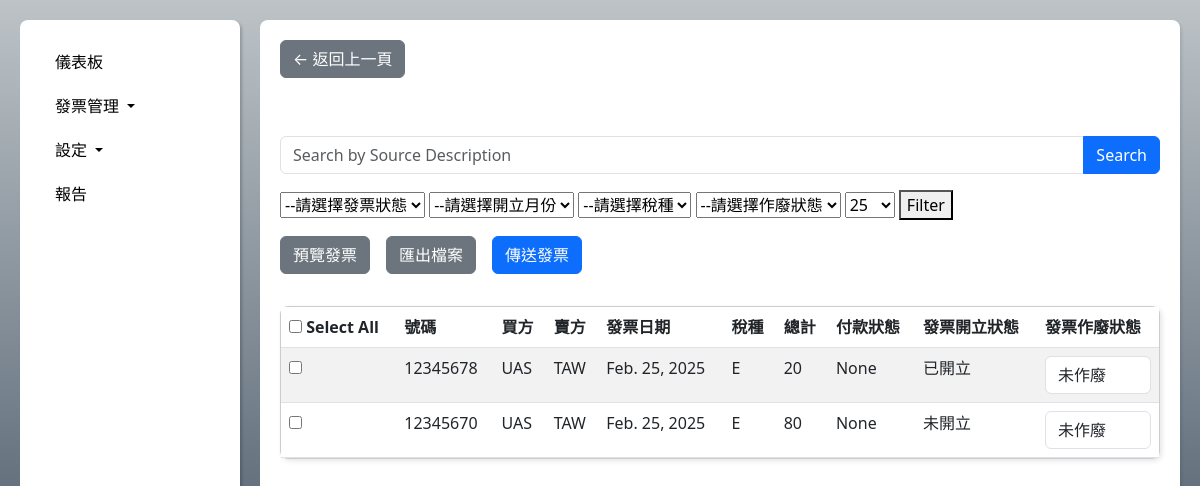
Screenshot of /test/ (signed in) with the database file from the repository.
### e_invoices/models.py (models this page shows)
class Twa0101(models.Model):
    data_type = models.CharField(max_length=4) # Consistent H1
    job_type = models.CharField(max_length=4) # H or G
    corporate_id =  models.CharField(max_length=8)
    invoice_number = models.CharField(max_length=20, unique=True, primary_key=True)  # 發票號碼
    invoice_date = models.DateField()  # 發票日期
    invoice_time = models.TimeField()  # 發票時間
    seller_name = models.CharField(max_length=225)  # 賣方
    buyer_name = models.CharField(max_length=225)  # 買方
    buyer_remark = models.CharField(max_length=200, blank=True, null=True)  # 買方註記欄
    main_remark = models.CharField(max_length=200, blank=True, null=True)  # 總備註
    customs_clearance_mark = models.CharField(max_length=10, blank=True, null=True)  # 通關方式註記
    category = models.CharField(max_length=2, blank=True, null=True)  # 沖帳別
    relate_number = models.CharField(max_length=20, blank=True, null=True)  # 相關號碼
    invoice_type = models.CharField(max_length=50)  # 發票類別
    group_mark = models.CharField(max_length=1, blank=True, null=True)  # 彙開註記
    donate_mark = models.CharField(max_length=10)  # 捐贈註記
    zero_tax_rate_reason = models.CharField(max_length=50, blank=True, null=True)  # 零稅率原因
    reserved1 = models.CharField(max_length=20, blank=True, null=True)  # 保留欄位1
    reserved2 = models.CharField(max_length=100, blank=True, null=True)  # 保留欄位2
    description = models.CharField(max_length=500)  # 品名
    quantity = models.DecimalField(max_digits=20, decimal_places=7)  # 數量
    unit = models.CharField(max_length=6, blank=True, null=True)  # 單位
    unit_price = models.DecimalField(max_digits=20, decimal_places=7)  # 單價
    tax_type = models.CharField(max_length=50)  # 課稅別
    amount = models.DecimalField(max_digits=20, decimal_places=7)  # 金額
    sequence_number = models.CharField(max_length=4)  # 明細排列序號
    remark = models.CharField(max_length=120, blank=True, null=True)  # 單一欄位備註
    relate_number = models.CharField(max_length=50, blank=True, null=True)  # 相關號碼
    sales_amount = models.DecimalField(max_digits=20, decimal_places=0)  # 銷售額合計
    tax_type = models.CharField(max_length=50)  # 課稅別
    tax_rate = models.CharField(max_length=50)  # 稅率
    tax_amount = models.DecimalField(max_digits=20, decimal_places=0)  # 營業稅額
    total_amount = models.DecimalField(max_digits=20, decimal_places=0)  # 總計
    discount_amount = models.DecimalField(max_digits=20, decimal_places=0, blank=True, null=True)  # 扣抵金額
    original_currency_amount = models.DecimalField(max_digits=20, decimal_places=7, blank=True, null=True)  # 原幣金額
    exchange_rate = models.DecimalField(max_digits=13, decimal_places=5, blank=True, null=True)  # 匯率
    currency = models.CharField(max_length=10, blank=True, null=True)  # 幣別
    payment_status = models.CharField(max_length=10, blank=True, null=True)
    status = models.CharField(max_length=10, blank=True, null=True)
    uniform_invoice_number = models.CharField(max_length=10, blank=True, null=True)
    invoice_status = models.CharField(max_length=10, blank=True, null=True, default='未開立')
    void_status = models.CharField(max_length=10, blank=True, null=True)

### e_invoices/views.py (the view)
# urls.py: path('test/', twa0101, name='test'),
@login_required
def twa0101(request):
    documents = Twa0101.objects.all()
    context = {
	'documents': documents,
    }
    return render(request, 'test.html', context)

### templates/test.html (shortened to what this page needs)
<!DOCTYPE html>
<html lang="zh-TW">
<head>
    <link href="https://cdn.jsdelivr.net/npm/bootstrap@5.3.0/dist/css/bootstrap.min.css" rel="stylesheet">
</head>
<body>
<div class="content-wrapper">
    <nav class="sidebar">
        <ul class="nav flex-column">
            <li class="nav-item">
                <a class="nav-link" href="{% url 'front4' %}">儀表板</a>
            </li>
            <li class="nav-item">
                <a class="nav-link dropdown-toggle" href="#" data-bs-toggle="collapse" data-bs-target="#invoiceMenu">
                    發票管理
                </a>
            </li>
            <li class="nav-item">
                <a class="nav-link dropdown-toggle" href="#" data-bs-toggle="collapse" data-bs-target="#settingMenu">
                    設定
                </a>
            </li>
            <li class="nav-item">
                <a class="nav-link" href="#">報告</a>
            </li>
        </ul>
    </nav>
    <div class="content">
        <a href="javascript:history.back()" class="btn btn-secondary back-button">← 返回上一頁</a>
        <div class="title-section mt-3">
            <h3>發票列表</h3>
        </div>
        <form method="get" class="mb-3">
            <div class="input-group">
                <input type="text" name="search" placeholder="Search by Source Description" class="form-control" />
                <button type="submit" class="btn btn-primary">Search</button>
            </div>
        </form>
        <form method="GET" action = "{% url 'invoice_filter' %}">
            <select name="invoice_status" id="invoice_status">
                <option value="">--請選擇發票狀態</option>
            </select>
            <select name="invoice_date" id="invoice_date">
                <option value="">--請選擇開立月份</option>
            </select>
            <select name="tax_type" id="tax_type">
                <option value="">--請選擇稅種</option>
            </select>
            <select name="void_status" id="void_status">
                <option value="">--請選擇作廢狀態</option>
            </select>
            <select name="display_limit" id="display_limit">
                <option value="25" {% if display_limit == 25 %}selected{% endif %}>25</option>
            </select>
            <button type="submit">Filter</button>
        </Form>
        <div class="d-flex justify-content-start gap-3 mb-3">
            <form method="post" action="">
                <div class="d-flex justify-content-start gap-1 mb-10">
                    <button class="btn btn-secondary btn-spacing" id="pdfButton">預覽發票</button>
                </div>
            </form>
            <form method="post" action="{% url 'export_invoices' %}">
                <div class="d-flex justify-content-start gap-1 mb-10">
                    <button class="btn btn-secondary btn-spacing" id="exportExcel">匯出檔案</button>
                </div>
            </form>
            <form method="post" action="{% url 'update_invoice_status' %}">
                <div class="d-flex justify-content-start gap-1 mb-3">
                    <button type="submit" class="btn btn-primary" id="submitButton">傳送發票</button>
                </div>
            </form>
        </div>
            <div class="table-wrapper">
                <table class="table table-striped table-hover">
                    <thead>
                        <tr>
                            <th><input type="checkbox" id="selectAll"> Select All</th>
                            <th>號碼</th>
                            <th>買方</th>
                            <th>賣方</th>
                            <th>發票日期</th>
                            <th>稅種</th>
                            <th>總計</th>
                            <th>付款狀態</th>
                            <th>發票開立狀態</th>
                            <th>發票作廢狀態</th>
                        </tr>
                    </thead>
                    <tbody>
                        {% for document in documents %}
                        <tr>
                            <td><input type="checkbox" name="selected_documents" value="{{ document.invoice_number }}" data-in></td>
                            <td>{{ document.invoice_number }}</td>
                            <td>{{ document.buyer_name }}</td>
                            <td>{{ document.seller_name }}</td>
                            <td>{{ document.invoice_date }}</td>
                            <td>{{ document.tax_type }}</td>
                            <td>{{ document.total_amount }}</td>
                            <td>{{ document.payment_status }}</td>
                            <td>{{ document.invoice_status }}</td>
                            <td>
                                <select name="void_status_{{ document.invoice_number }}" class="form-control">
                                    <option value="未作廢" {% if document.void_status == "未作廢" %}selected{% endif %}>未作廢</option>
                                </select>
                            </td>
                        </tr>
                        {% empty %}
                        <tr>
                            <td colspan="8" class="text-center">No records found</td>
                        </tr>
                        {% endfor %}
                    </tbody>
                </table>
            </div>
    </div>
</div>
</body>
</html>

### templates/test.html (style rules this page uses)
.content-wrapper { display: flex; height: 100vh; padding: 20px; }
.sidebar { width: 220px; background-color: #ffffff; border-radius: 8px; padding: 20px; height: calc(100vh - 40px); box-shadow: 2px 2px 3px rgba(0, 0, 0, 0.2); transition: all 0.3s ease; }
.sidebar .nav-link { color: black !important; padding: 10px 15px; display: block; transition: background 0.3s; border-radius: 6px; }
.content { flex: 1; padding: 20px; background-color: white; border-radius: 8px; box-shadow: 2px 2px 3px rgba(0, 0, 0, 0.1); margin-left: 20px; }
.table-wrapper { width: 100%; max-width: 100%; padding: 0px; background: white; border-radius: 8px; border: 1px solid #ccc; box-shadow: 2px 2px 5px rgba(0, 0, 0, 0.1); }
.table { width: 100%; margin: 0; }
body { background: linear-gradient(to bottom, #bdc3c7, #2c3e50); color: white; height: 100vh; margin: 0; }
.title-section h3 { display: block !important; }

### rows the page displays
Twa0101: invoice_number "12345678", buyer_name "UAS", seller_name "TAW", invoice_date "Feb. 25, 2025", tax_type "E", total_amount "20", payment_status "None", invoice_status "已開立", invoice_number "未作廢"
Twa0101: invoice_number "12345670", buyer_name "UAS", seller_name "TAW", invoice_date "Feb. 25, 2025", tax_type "E", total_amount "80", payment_status "None", invoice_status "未開立", invoice_number "未作廢"
